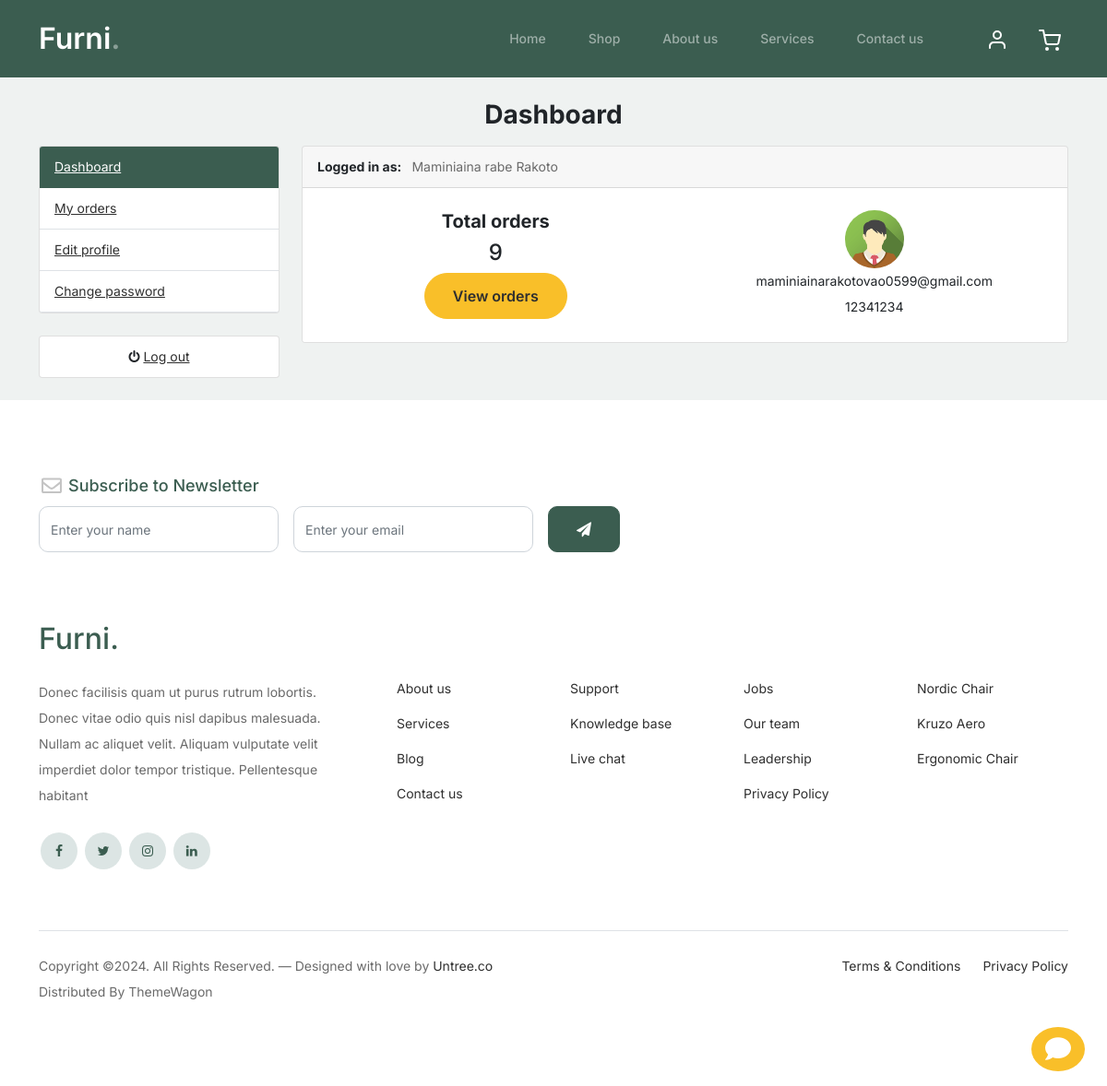
Screenshot of /accounts/dashboard/ (signed in) with the database file from the repository.
### accounts/models.py (models this page shows, shortened)
class Account(AbstractBaseUser):
    first_name = models.CharField(max_length=150)
    last_name = models.CharField(max_length=150)
    username= models.CharField(max_length=150, unique=True)
    email = models.EmailField(max_length=100, unique=True)
    phone_number = models.CharField(max_length=50)
    date_joined = models.DateTimeField(auto_now_add=True)
    last_login = models.DateTimeField(auto_now_add=True)
    is_admin = models.BooleanField(default=False)
    is_staff = models.BooleanField(default=False)
    is_active = models.BooleanField(default=False)
    is_super_user = models.BooleanField(default=False)
    USERNAME_FIELD = 'email'
    REQUIRED_FIELDS = ['username', 'first_name', 'last_name']
    objects = MyAccountManager()
    def full_name(self):
        return f"{self.first_name} {self.last_name}"
    @property
    def is_authenticated(self):
        return True

class UserProfile(models.Model):
    user = models.OneToOneField(Account, on_delete=models.CASCADE)
    address_line_1 = models.CharField(max_length=100, blank=True)
    address_line_2 = models.CharField(max_length=100, blank=True)
    profile_picture = models.ImageField(blank=True, upload_to='userprofile/')
    city = models.CharField(max_length=50, blank=True)
    state = models.CharField(max_length=50, blank=True)
    country = models.CharField(max_length=50, blank=True)

### accounts/views.py (the view)
# urls.py: path("dashboard/", views.dashboard, name='dashboard'),
@login_required(login_url='signin')
def dashboard(request):
    orders = Order.objects.order_by('-created_at').filter(
        user_id=request.user.id,
        is_ordered=True
    )
    userprofile = get_object_or_404(
        UserProfile,
        user=request.user
    )
    order_count = orders.count()
    context = {
        'order_count': order_count,
        "userprofile": userprofile
    }
    return render(request, 'accounts/dashboard.html', context)

### cart/context_processor.py (called while the page is built)
def counter(request):
    cart_count = 0
    if 'admin' in request.path:
        return {}
    else:
        try:
            cart = Cart.objects.filter(cart_id=_cart_id(request))
            if request.user.is_authenticated:
                cart_items = CartItem.objects.all().filter(user=request.user)
            else:
                cart_items = CartItem.objects.all().filter(cart=cart[:1])
            for cart_item in cart_items:
                cart_count += cart_item.quantity
        except Cart.DoesNotExist:
            cart_count = 0
    if cart_count > 9:
        cart_count = '9+'
    return dict(cart_count=cart_count)

### cart/views.py (called while the page is built)
def _cart_id(request):
    cart = request.session.session_key
    if not cart:
        cart = request.session.create()
    return cart

### chat/context_processor.py (called while the page is built, shortened)
def chat_context(request):
    if request.user.is_authenticated:
        username = request.user.username
        room_name = f'u{username}'
        if 'room_name' not in request.session or request.session['room_name'] != room_name:
            request.session['room_name'] = room_name
            request.session['username'] = username
            Room.objects.get_or_create(room_name=room_name)
    request.room_name = room_name
    request.username = username
    return {
        'chat_room_name': room_name,
        'chat_username': username,
    }

### chat/msg_context_processor.py (called while the page is built)
def room_message(request):
    room_name = request.session.get('room_name')
    print('Room name', room_name)
    if room_name:
        room, _ = Room.objects.get_or_create(room_name=room_name)
        get_messages = Message.objects.filter(room=room)
    else:
        get_messages = ['hello']
    return {
        'get_messages': get_messages,
    }

### templates/accounts/dashboard.html (shortened to what this page needs)
{% extends 'base.html' %}
{% load static %}
{% block content %}
<section class="dashboard">
    <div class="container">
        <div class="row mt-4">
            <h3 class="text-center fw-bold text-dark mb-3">Dashboard</h3>
            <div class="col-md-3 d-flex flex-column">
                {% include 'includes/dashboard_sidebar.html' %}
                <div>
                    <ul class="list-group my-4">
                        <li class="list-group-item poition-relative text-center">
                            <i class="fa fa-power-off"></i>
                            <a href="{% url 'signout' %}" class="stretched-link">Log out</a>
                        </li>
                      </ul>
                </div>
            </div>
            <div class="col-md-9 mb-3">
                <div class="card">
                    <div class="card-header">
                      <span class="text-dark me-2"><b>Logged in as: </b></span> {{user.full_name}}
                    </div>
                    <ul class="list-group list-group-flush">
                      <li class="list-group-item">
                        <div class="row">
                            <div class="col-md-6 text-center p-3">
                                <h5 class="card-title fw-bold">Total orders</h5>
                                <h4>{{order_count}}</h4>
                                <a
                                    href="{% url 'my_orders' %}"
                                    class="btn btn-secondary"
                                    >View orders</a>
                            </div>
                            <div class="col-md-6 text-center p-3">
                                <a href="{% url 'edit_profile' %}">
                                    <img
                                    src="{{ userprofile.profile_picture.url }}"
                                    alt="user profile"
                                    class="rounded-circle img-fluid avatar"
                                    >
                                </a>
                                <p class="mb-0">{{user.email}}</p>
                                <p class="mb-0">{{user.phone_number}}</p>
                            </div>
                        </div>
                      </li>
                    </ul>
                  </div>
            </div>
        </div>
    </div>
</section>
{% endblock %}

### static/css/style.css (style rules this page uses)
body { overflow-x: hidden; position: relative; }
body { font-family: "Inter", sans-serif; font-weight: 400; line-height: 28px; color: #6a6a6a; font-size: 14px; background-color: #eff2f1; }
a { text-decoration: none; -webkit-transition: .3s all ease; -o-transition: .3s all ease; transition: .3s all ease; color: #2f2f2f; text-decoration: underline; }
.btn { font-weight: 600; padding: 12px 30px; border-radius: 30px; color: #ffffff; background: #2f2f2f; border-color: #2f2f2f; }
.btn.btn-secondary { color: #2f2f2f; background: #f9bf29; border-color: #f9bf29; }

### funi/static/css/custom.css (style rules this page uses)
.avatar { max-width: 4rem; max-height: 4rem; }

### rows the page displays
Account: full_name "Maminiaina rabe Rakoto", email "maminiainarakotovao0599@gmail.com", phone_number "12341234"
UserProfile: profile_picture (picture)

### other values shown
{{ order_count }} "9"
